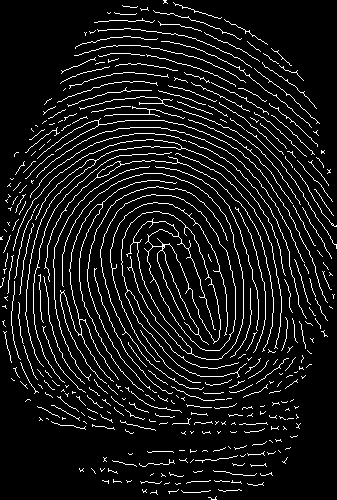
#> input picture imgDATA/processed/fp_001_skeleton.png, 337 x 500 px; its folder holds only this picture in this run
$ python main.py
#> lines starting #> are read from the running program, lines starting #| are printed output that depends on the picture; after the words box and inside, x2 and y2 are one past the last pixel; in counts of white or black regions, pixels touching at a corner belong together
#> the answer given: imgDATA/processed/fp_001_skeleton.png
### preprocessing.py
"""
Program Name: Preprocessing
Author: Clarence Navarro
Description: This module is responsible for preprocessing fingerprint images to prepare them for skeletonisation.
It does the following:
    1. Converts the image to grayscale.
    2. Resizes the image to a standard size.
    3. Improves contrast between foreground (ridges) and background by applying histogram equalization.
    4. Applies a small blur to reduce noise.
    5. Convert image to black and white.
    6. Removes small noise and fills minor gaps. DISABLED FOR NOW AS IT IS NOT WORKING WELL
    7. Removes small disconnected white regions not part of fingerprint ridges.
Output: Binary image with white fingerprint ridges and a black background
Date: 10/10/2026
"""

import cv2
import numpy as np

# Change INVERT to true if the original image has light ridges on dark background.
INVERT = False


def load_grayscale(path):
    """
    Method loads an image and converts it to grayscale.
    Returns the converted image.
    """
#> called with path = 'imgDATA/processed/fp_001_skeleton.png'

    # 1. Convert the fingerprint image to grayscale
    image = cv2.imread(path, cv2.IMREAD_GRAYSCALE)
#> image: shape (500, 337); 8.6% white in thin lines or dots

    if image is None:
        raise ValueError("Could not read image: " + str(path))

    return image


def preprocess(image):
    """
    Preprocesses the fingerprint image to prepare it for skeletonisation.
    Returns a binary image with white ridges and black background
    """

    # 2. Resize the image to a standard size
    scale = 500 / max(image.shape)
#> scale = 1

    image = cv2.resize(
        image, None, fx=scale, fy=scale, interpolation=cv2.INTER_AREA
    )

    # 3. Improve contrast between fingerprint ridges and background
    clahe = cv2.createCLAHE(
        clipLimit=2.0, tileGridSize=(8, 8)
    )

    image = clahe.apply(image)
#> image: shape (500, 337); values 3 (black) and 255 (white), 8.6% white in thin lines or dots

    # 4. Apply a small blur to reduce image noise
    image = cv2.GaussianBlur(image, (3, 3), 0)
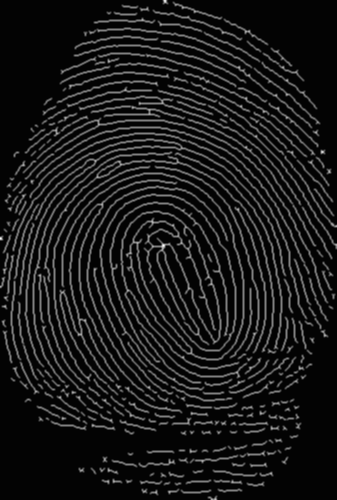
#> image: shape (500, 337); min 3, max 255, mean 24.7

    # 5. Convert grayscale image to black and white
    if INVERT:
        threshold_mode = cv2.THRESH_BINARY
    else:
        threshold_mode = cv2.THRESH_BINARY_INV

    binary = cv2.adaptiveThreshold(image, 255,cv2.ADAPTIVE_THRESH_GAUSSIAN_C, threshold_mode, 15, 2)
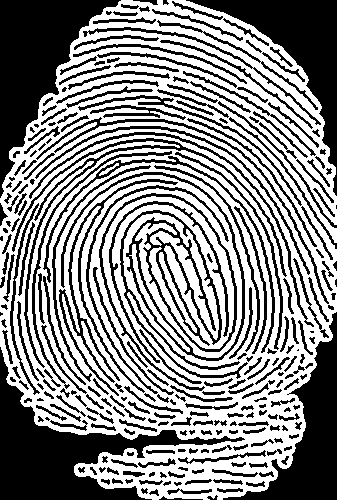
#> binary: shape (500, 337); 54% white; 280 black regions (23 under 20 px), largest, box (x1, y1, x2, y2) and area: (0, 347, 245, 500) 9944, (0, 0, 121, 198) 9264, (186, 0, 337, 196) 7207

    # 6. Remove small noise and fill minor gaps
    # kernel = np.ones((3, 3), np.uint8)

    # binary = cv2.morphologyEx(
    #     # Remove small noise
    #     binary, cv2.MORPH_OPEN, kernel
    # )

    # binary = cv2.morphologyEx(
    #     # Fill minor gaps
    #     binary, cv2.MORPH_CLOSE, kernel
    # )

    # # 6. Remove small disconnected white regions
    count, labels, stats, _ = cv2.connectedComponentsWithStats(binary)
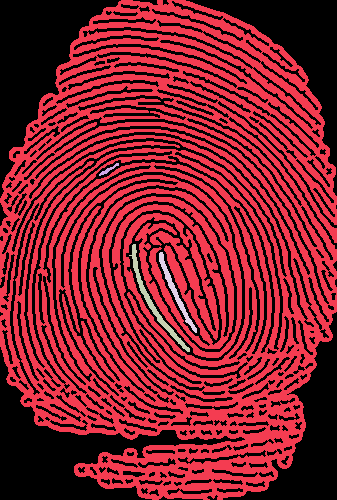
#> labels: shape (500, 337) int32; 5 distinct labels, from 0 to 4; one colour per label, 0 black
#> count = 5; stats = [[0, 0, 337, 500, 77449], [0, 0, 337, 500, 89971], [99, 163, 20, 13, 66], [129, 244, 61, 108, 590], [159, 252, 38, 81, 424]]
    minimum_area = 10 # Minimum area threshold for connected components

    # Start from 1 to skip the background label (0)
    for component in range(1, count):
        area = stats[component, cv2.CC_STAT_AREA]

        # Set small components to background
        if area < minimum_area:
            binary[labels == component] = 0
#> this loop made 4 passes
#> area on passes 1 to 4: 89971, 66, 590, 424

    return binary

### main.py
"""
Program Name: Main
Author: Clarence Navarro
Description: This is the main program for the fingerprint skeletonisation project.
Date: 10/10/2026
"""

# Libraries needed to open a file dialogue and display results
# Libraries need to measure time complexity of algorithms
import tkinter as tk
from tkinter import filedialog
import cv2
import matplotlib.pyplot as plt
import time
import psutil

# Importing files we created for preprocessing, skeletonisation, postprocessing, processed images and matching
from preprocessing import load_grayscale, preprocess
from algorithms.medial_axis import medial_axis_thinning
from algorithms.morphological import morphological_thinning
from algorithms.zhang_suen import zhang_suen_thinning
from postprocessing import prune_spurs
from matching import match_fingerprint, build_template
from image_storage import save_processed_image

from pathlib import Path

DATABASE_DIR = Path(__file__).resolve().parent / "imgDATA"

# Algorithms available for skeletonisation
# Just comment out the ones you don't want to use
ALGORITHMS = {
    "Medial Axis Thinning": medial_axis_thinning,
    "Morphological Thinning": morphological_thinning,
    "Zhang-Suen Thinning": zhang_suen_thinning
}


def select_image():
    """
    Opens a file dialogue for the user to select a fingerprint image.
    """
    root = tk.Tk()
    # Hide the main window
    root.withdraw()
    path = filedialog.askopenfilename(
        title="Select a fingerprint image",
        filetypes=[("Image files", "*.png;*.jpg;*.jpeg;*.bmp")]
    )
    # Close the file dialogue
    root.destroy()
    return path


def main():
    """
    Main function to run the fingerprint skeletonisation project.
    Allows the user to select fingerprint images, preprocess them,
    apply skeletonisation and spur pruning, compare fingerprint
    templates, and display the results.
    """
    # Select the image and preprocess it
    path = select_image()
    if not path:
        print("No image selected. Exiting.")
        return
    gray = load_grayscale(path)
    binary = preprocess(gray)

    # Use the selected image's filename as its fingerprint ID
    fingerprint_id = Path(path).stem

    # Choose whether to store or match the fingerprint
    mode = input("Choose mode (enroll/match): ").strip().lower()
#> the answer given: 1

    if mode not in ("enroll", "match"):
        print("Invalid mode. Choose 'enroll' or 'match'.")
        return

    # Run each thinning algorithm on the binary image
    skeletons = {}
    processed_skeletons = {}

    MIN_MATCHED_MINUTIAE = 8

    for name, algorithm in ALGORITHMS.items():
        try:
            # Run the thinning algorithm
            start = time.perf_counter()
            skeletons[name] = algorithm(binary.copy())
            thinning_time = time.perf_counter() - start

            start = time.perf_counter()
            # Apply spur pruning
            processed_skeletons[name] = prune_spurs(
                skeletons[name], threshold=2
            )
            pruning_time = time.perf_counter() - start

            print(f"\n{name}")
            print(f"Skeletonisation time: {thinning_time:.4f} seconds")
            print(f"Post-processing time: {pruning_time:.4f} seconds")

            # Save the post-processed image
            algorithm_key = name.lower().replace(" ", "_").replace("-", "_")

            # Only save fingerprints when enrolling
            if mode == "enroll":
                save_processed_image(
                    processed_skeletons[name],
                    fingerprint_id,
                    algorithm_key
                )

        except NotImplementedError:
            print(name, "algorithm not implemented yet. Skipping.")

    # Match each processed skeleton against the database
    if mode == "match":
        for name in skeletons:

            algorithm_key = name.lower().replace(" ", "_").replace("-", "_")

            print(f"\nMatching using {name}...")

            # Measure fingerprint matching time
            start = time.perf_counter()

            results = match_fingerprint(
                processed_skeletons[name],
                DATABASE_DIR,
                algorithm=algorithm_key
            )

            matching_time = time.perf_counter() - start

            print(f"Matching time: {matching_time:.4f} seconds")

            if not results:
                print(f"No database fingerprints found for {name}.")
                continue

            # Retrieve the best matching fingerprint
            matched_id, score, matched = results[0]


            print(f"Best match: {matched_id}")
            print(f"Similarity score: {score:.3f}")
            print(f"Matched minutiae: {matched}")

            if matched >= MIN_MATCHED_MINUTIAE:

                # Load the matched skeleton directly from the processed folder
                match_path = (
                    DATABASE_DIR / "processed" / algorithm_key
                    / f"{matched_id}_skeleton.png"
                )

                match_image = cv2.imread(
                    str(match_path),
                    cv2.IMREAD_GRAYSCALE
                )

                if match_image is not None:
                    fig = plt.figure(figsize=(10, 5))
                    fig.canvas.manager.set_window_title(f"{name} - Fingerprint Matching")
                    fig.suptitle(f"{name} - Matching Results", fontsize=14)

                    plt.subplot(1, 2, 1)
                    plt.imshow(processed_skeletons[name], cmap="gray")
                    plt.title("Input Skeleton")
                    plt.axis("off")

                    plt.subplot(1, 2, 2)
                    plt.imshow(match_image, cmap="gray")
                    plt.title(f"Best Match: {matched_id}\nScore: {score:.3f}")
                    plt.axis("off")

                    plt.tight_layout()
            else:
                print("No sufficiently strong fingerprint match found.")
        plt.show()


    # [49 lines of commented-out code are left out]


if __name__ == "__main__":
    main()

$ run again, on imgDATA/processed/fp_002_skeleton.png
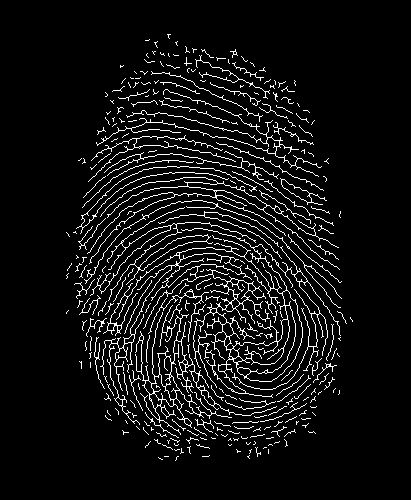
#> input picture imgDATA/processed/fp_002_skeleton.png, 411 x 500 px
#> in preprocess, `binary = cv2.adaptiveThreshold(image, 255,cv2.ADAPTIVE_THRESH_GAUSSIAN..`:
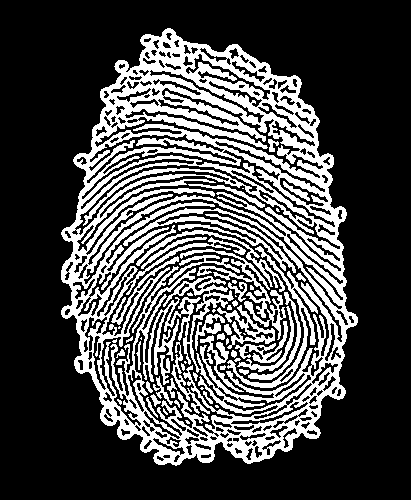
#> binary: shape (500, 411); 28.5% white; 57 white regions (19 under 20 px), largest, box (x1, y1, x2, y2) and area: (61, 28, 358, 466) 49090, (180, 249, 286, 340) 1493, (227, 246, 318, 388) 1313
#> in preprocess, `count, labels, stats, _ = cv2.connectedComponentsWithStats(binary)`:
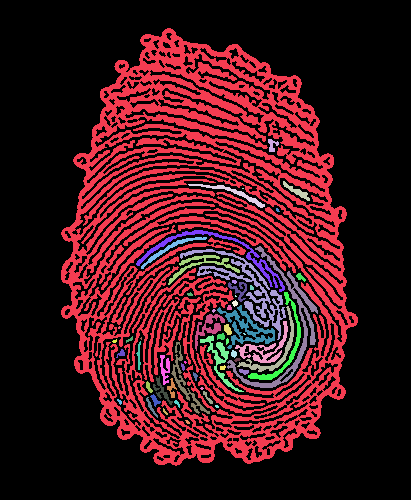
#> labels: shape (500, 411) int32; 58 distinct labels, from 0 to 57; one colour per label, 0 black
#> count = 58; stats = 58 rows, first 6: [0, 0, 411, 500, 146847], [61, 28, 297, 438, 49090], [268, 139, 11, 13, 78], [283, 181, 27, 20, 147], [188, 184, 77, 24, 280], [242, 188, 2, 1, 2]
#> the loop in preprocess, `for component in range(1, count):` made 57 passes
#> area on passes 1, 2, 3, 4, 7, 8, 9, 10: 49090, 78, 147, 280, 786, 258, 1313, 1493
